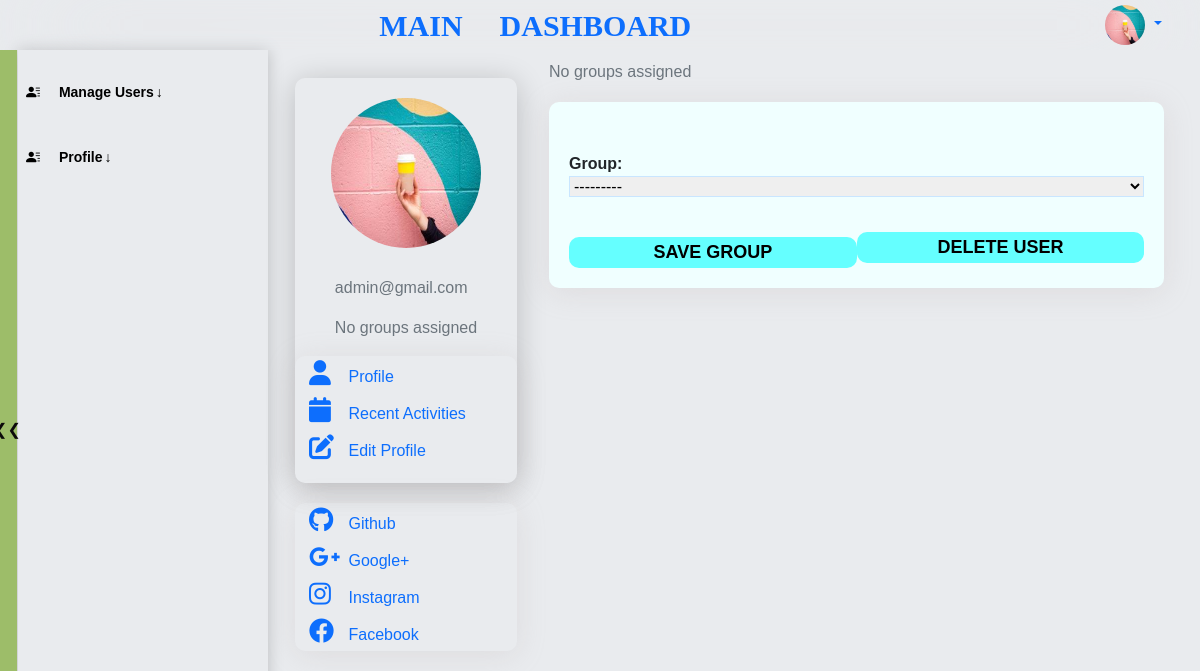
The app's page /user/profile-edit/1/ (signed in), older data.
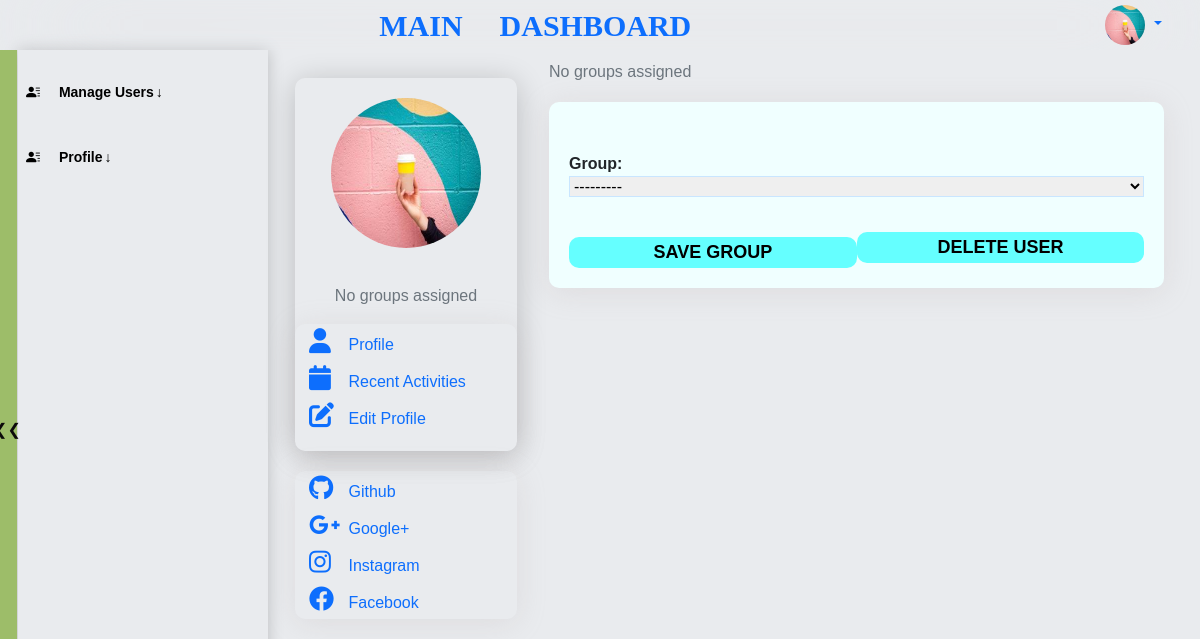
The same page, newer data.
### users/models.py (models this page shows, shortened)
class User(AbstractBaseUser, PermissionsMixin):
    desc_text='Hey, there is a default text description about you that you can change it by clicking "Edit" or going'
    GENDER_CHOICES = (
        ('M', 'Male'),
        ('F', 'Female'),
        ('O', 'Other'),
    )
    u_id = models.IntegerField(default="12345", unique=True,)
    username = models.CharField(max_length=30, blank=True)
    first_name = models.CharField(max_length=30, blank=True)
    last_name = models.CharField(max_length=30, blank=True)
    email = models.EmailField(max_length=254, unique=True)
    phone_number = PhoneNumberField(null=True, blank=True)
    country= CountryField(blank=True)
    desc = models.TextField(default=desc_text, max_length=200, null=True)
    image = models.ImageField(default='default.jpg', upload_to='profile_pics')
    github = models.URLField(default='https://www.github.com/', max_length=1000, null=True, blank=True)
    facebook = models.URLField(default='https://www.facebook.com/', max_length=1000, null=True, blank=True)
    googleplus = models.URLField(default='https://www.google.com/', max_length=1000, null=True, blank=True)
    instagram = models.URLField(default='https://www.instagram.com/', max_length=1000, null=True, blank=True)
    gender = models.CharField(max_length=1, choices=GENDER_CHOICES, null=True, blank=True)
    ip_address = models.GenericIPAddressField(default="0.0.0.0")
    is_staff = models.BooleanField(default=False)
    is_superuser = models.BooleanField(default=False)
    is_active = models.BooleanField(default=True)
    last_login = models.DateTimeField(null=True, blank=True)
    date_joined = models.DateTimeField(auto_now_add=True)
    USERNAME_FIELD = 'u_id'
    REQUIRED_FIELDS = ['email']
    groups = models.ManyToManyField(
        'auth.Group',
        related_name='user_profiles_groups',
        blank=True,
        verbose_name='groups',
        help_text='The groups this user belongs to. A user will get all permissions granted to each of their groups.',
    )
    user_permissions = models.ManyToManyField(
        'auth.Permission',
        related_name='user_profiles_user_permissions',
        blank=True,
        verbose_name='user permissions',
        help_text='Specific permissions for this user.',
    )
    objects = CustomUserManager()

### users/admin_views/users_detail_views.py (the view)
# urls.py: path('user/profile-edit/<int:user_id>/', user_edit, name='user_edit'),
@login_required
@permission_required('auth.view_user', raise_exception=True)
def user_edit(request, user_id):
    profile = get_object_or_404(User, id=user_id)
    user = User.objects.get(id=user_id)
    if request.method == 'POST':
        action = request.POST.get('action')
        print('====ACTION====')
        print(action)
        form = GroupAssignmentForm(request.POST,)
        if form.is_valid():
            group = form.cleaned_data.get('group')
            print('====ACTION22====')
            print(action)
            user_content_type = ContentType.objects.get_for_model(User)
            print(user_content_type.id)
            if action == 'save_group':
                action_flag = CHANGE  # Use CHANGE for modifications
                content_type_id = user_content_type.id
            elif action == 'remove_group':
                action_flag = CHANGE  # Use CHANGE for modifications
                content_type_id = user_content_type.id
            elif action == 'delete_user':
                action_flag = DELETION
                content_type_id = user_content_type.id
            else:
                action_flag = ADDITION
            LogEntry.objects.create(
                user_id=request.user.id,
                content_type_id=content_type_id,  # You can replace with the actual content type ID if applicable
                object_id=user_id,
                object_repr=str(user),
                action_flag=action_flag,
            )
            if action == 'save_group':
                user.groups.clear()  # Remove user from all groups
                user.groups.add(group)  # Add the selected group
                return redirect('user_detail', user_id=user.id)
            elif action == 'remove_group':
                user.groups.remove(group)  # Remove the selected group
                return redirect('user_detail', user_id=user.id)
            elif action == 'delete_user':
                user.delete()
                return redirect('user_list')  # Redirect to user list or another page after deletion
    else:
        form = GroupAssignmentForm()
    context={
        'profile': profile,
        'form': form,
        }
    return render(request, 'maindashboard/users_admin/user_edit.html', context)

### users/admin_forms/custom_user_assign_form.py
class GroupAssignmentForm(forms.Form):
    group = forms.ModelChoiceField(queryset=Group.objects.all(), required=False)

### users/context_processors.py (called while the page is built)
def user_info(request):
    if request.user.is_authenticated:
        user = User.objects.get(pk=request.user.pk)
    else:
        user = None
    return {'user_info': user}

### templates/maindashboard/users_admin/user_edit.html (shortened to what this page needs)
{% extends 'maindashboard/dashboard_base.html'  %}
{% load static %}
{% block head %}
<link rel="stylesheet" href="{% static 'css/users/profile_home.css' %}" type="text/css">
<link rel="stylesheet" href="{% static 'css/users/profile.css' %}">
<link rel="stylesheet" href="{% static 'css/users/login.css' %}" type="text/css">
{% endblock head %}
{% block content %}
<section class="s2 profile">
    <div class=" profile-main  container-xl">
        {% include 'maindashboard/users_admin/user_sidebar.html' %}
        <section id="edit-profile" style="justify-items: center;">
            <div class="form-info container-xl">
            <div class="form" style="margin-bottom: 10px;">
                {% if profile.user.groups.exists %}
                {% for group in profile.user.groups.all %}
                <h5 class="text-secondary">User Group Name: {{ group.name }}</p>
                {% endfor %}
                {% else %}
                    <p class="text-secondary">No groups assigned</p>
                {% endif %}
                <form class="w-a-body" method="POST"  enctype="multipart/form-data">
                  {{ form.as_p }}
                  <div class="button" style="margin-top: 20px;">
                      {% if profile.groups.exists %}
                      <button type="submit" name="action" value="remove_group"style="margin-top: 20px;">
                          Remove Group</button>
                      {% else %}
                      <button type="submit" name="action" value="save_group" style="margin-top: 20px;">
                          Save Group</button>
                      {% endif %}
                      <button type="submit" name="action" value="delete_user">Delete User</button>
                  </div>
              </form>
            </div>
            </div>
        </section>
    </div>
</section>
{% endblock content %}

### templates/maindashboard/dashboard_base.html (shortened to what this page needs)
{% load static %}
<!doctype html>
<html>
<head>
    {% block head %} {% endblock head %}
    <link rel="stylesheet" type="text/css"href="https://cdnjs.cloudflare.com/ajax/libs/font-awesome/6.2.0/css/all.min.css">
    <link href="https://cdn.jsdelivr.net/npm/bootstrap@5.3.1/dist/css/bootstrap.min.css" rel="stylesheet">
    <link rel="stylesheet" href="https://cdn.jsdelivr.net/npm/bootstrap-icons@1.10.5/font/bootstrap-icons.css">
    <link rel="stylesheet" href="{% static 'css/blogdashboard/style.css' %}">
    <link rel="stylesheet" href="{% static 'css/blogdashboard/dashboard_nav.css' %}">
    <link rel="stylesheet" href="{% static 'css/blogdashboard/dashboard_sidebar.css' %}">
    <link rel="stylesheet" href="{% static 'css/blogdashboard/dashboard_sidebar.css' %}">
    <link rel="stylesheet" href="{% static 'css/dashboard_all_pages.css' %}">
</head>
<body class="preload">
    <header class="header">
        <div id="logo">
            <div class="logo">
                <a href="{% url 'main_dashboard_home' %}">main dashboard</a>
            </div>
        </div>
        <div class="user nav-item dropdown">
            {% if user.is_authenticated %}
              <a class="dropdown-toggle" style="background:none; "id="dropdownMenuButton1" data-bs-toggle="dropdown" aria-expanded="false">
                    <img src="{{user_info.image.url}}" width="40" height="40" class="rounded-circle" alt="Avatar">
              </a>
            {% else %}
                <a href="{% url 'account_login' %}">
                    <span>Login</span>  </a>
            {%endif %}
        </div>
    </header>
    <main class="body-container containerl-xxl">
        <div class="item" id="side-bar">
            <div class="side__links">
                <div class="side__link dropdown">
                    <span class="dropdown-btn" aria-expanded="false">
                        <i class="bi bi-person-lines-fill"></i>
                            Manage Users<span style="padding-left: 2px;">&darr;</span>
                    </span>
                </div>
                <div class="side__link dropdown">
                    <span class="dropdown-btn" aria-expanded="false">
                        <i class="bi bi-person-lines-fill"></i>
                        Profile<span style="padding-left: 2px;">&darr;</span>
                    </span>
                </div>
            </div>
        </div>
        <div class="item" id="main">
            <div>
                {% block content %}
                {% endblock content %}
            </div>
        </div>
    </main>
    <button id="hide-button" ><div class="indicator"></div></button>
</body>
</html>

### templates/maindashboard/users_admin/user_sidebar.html (shortened to what this page needs)
<div class=" img-area">
    <div class="profile-photo">
      <a href="{{ profile.image.url }}">
          <img src="{{ profile.image.url }}" alt="user-image" width="150" height="150" class="profile-pic rounded-circle">
      </a>
      <div class="info-">
        <p class="text-secondary">{{ profile.email }}</p>
        {% if profile.groups.exists %}
                {% for group in profile.groups.all %}
                <p class="text-secondary">{{ group.name }}</p>
                {% endfor %}
        {% else %}
            <p class="text-secondary">No groups assigned</p>
        {% endif %}
      </div>
      <div class="select-">
        <ul>
          <li>
            <a href="{% url 'user_detail' user_id=profile.id %}" id="p-i">
              <i class="fa fa-user" aria-hidden="true"></i>
              <span>Profile</span>
            </a>
          </li>
          <li>
            <a href="#activites" id="e-p">
              <i class="fa fa-calendar" aria-hidden="true"></i>
              <span>Recent Activities</span>
            </a>
          </li>
          <li>
            <a href="{% url 'user_edit' user_id=profile.id %}" id="a-">
              <i class="fa fa-solid fa-pen-to-square"></i>
              <span>Edit Profile</span>
            </a>
          </li>
        </ul>
      </div>
    </div>
    <div class="  socialMedia-area">
      <ul>
        <li>
          <a href="{{profile.github}}" class="github">
            <i class="fa fa-brands fa-github"></i>
            <span> Github</span>
          </a>
        </li>
        <li>
          <a href="{{profile.googleplus}}">
            <i class="fa fa-brands fa-google-plus-g"></i>
            <span> Google+</span>
          </a>
        </li>
        <li>
          <a href="{{profile.instagram}}">
            <i class="fa fa-brands fa-instagram"></i>
            <span> Instagram</span>
          </a>
          <li>
            <a href="{{profile.facebook}}">
              <i class="fa fa-brands fa-facebook"></i>
              <span> Facebook</span>
            </a>
        </li>
      </ul>
    </div>
</div>

Row changes from the older to the newer data that the page shows:
changed User: email "admin@gmail.com" → (not shown)
